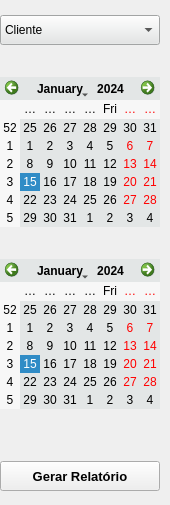
            <widget class="QWidget" name="page_historico">
             <property name="geometry">
              <rect>
               <x>0</x>
               <y>0</y>
               <width>170</width>
               <height>505</height>
              </rect>
             </property>
             <property name="layoutDirection">
              <enum>Qt::LeftToRight</enum>
             </property>
             <attribute name="label">
              <string>Histórico</string>
             </attribute>
             <layout class="QVBoxLayout" name="verticalLayout_5">
              <property name="spacing">
               <number>2</number>
              </property>
              <property name="leftMargin">
               <number>0</number>
              </property>
              <property name="topMargin">
               <number>5</number>
              </property>
              <property name="rightMargin">
               <number>10</number>
              </property>
              <property name="bottomMargin">
               <number>0</number>
              </property>
              <item>
               <widget class="QComboBox" name="comboBox_clientes_historico">
                <property name="minimumSize">
                 <size>
                  <width>0</width>
                  <height>30</height>
                 </size>
                </property>
                <property name="accessibleName">
                 <string notr="true"/>
                </property>
                <property name="accessibleDescription">
                 <string notr="true"/>
                </property>
                <property name="layoutDirection">
                 <enum>Qt::LeftToRight</enum>
                </property>
                <property name="styleSheet">
                 <string notr="true">background-color: rgb(227, 230, 230);

color: rgb(0,0,0);</string>
                </property>
                <item>
                 <property name="text">
                  <string notr="true">Cliente</string>
                 </property>
                </item>
               </widget>
              </item>
              <item>
               <spacer name="verticalSpacer_3">
                <property name="orientation">
                 <enum>Qt::Vertical</enum>
                </property>
                <property name="sizeType">
                 <enum>QSizePolicy::Fixed</enum>
                </property>
                <property name="sizeHint" stdset="0">
                 <size>
                  <width>20</width>
                  <height>20</height>
                 </size>
                </property>
               </spacer>
              </item>
              <item>
               <widget class="QCalendarWidget" name="calendar_inicio">
                <property name="maximumSize">
                 <size>
                  <width>160</width>
                  <height>150</height>
                 </size>
                </property>
                <property name="layoutDirection">
                 <enum>Qt::LeftToRight</enum>
                </property>
                <property name="styleSheet">
                 <string notr="true">background-color: rgb(227, 230, 230);
color: rgb(0, 0, 0);</string>
                </property>
               </widget>
              </item>
              <item>
               <spacer name="verticalSpacer_27">
                <property name="orientation">
                 <enum>Qt::Vertical</enum>
                </property>
                <property name="sizeType">
                 <enum>QSizePolicy::Fixed</enum>
                </property>
                <property name="sizeHint" stdset="0">
                 <size>
                  <width>20</width>
                  <height>20</height>
                 </size>
                </property>
               </spacer>
              </item>
              <item>
               <widget class="QCalendarWidget" name="calendar_fim">
                <property name="maximumSize">
                 <size>
                  <width>160</width>
                  <height>150</height>
                 </size>
                </property>
                <property name="styleSheet">
                 <string notr="true">background-color: rgb(227, 230, 230);
color: rgb(0, 0, 0);</string>
                </property>
               </widget>
              </item>
              <item>
               <spacer name="verticalSpacer_28">
                <property name="orientation">
                 <enum>Qt::Vertical</enum>
                </property>
                <property name="sizeType">
                 <enum>QSizePolicy::Fixed</enum>
                </property>
                <property name="sizeHint" stdset="0">
                 <size>
                  <width>20</width>
                  <height>40</height>
                 </size>
                </property>
               </spacer>
              </item>
              <item>
               <widget class="QPushButton" name="btn_gerar_relatorio">
                <property name="minimumSize">
                 <size>
                  <width>0</width>
                  <height>30</height>
                 </size>
                </property>
                <property name="font">
                 <font>
                  <pointsize>10</pointsize>
                  <weight>75</weight>
                  <bold>true</bold>
                 </font>
                </property>
                <property name="cursor">
                 <cursorShape>PointingHandCursor</cursorShape>
                </property>
                <property name="layoutDirection">
                 <enum>Qt::LeftToRight</enum>
                </property>
                <property name="styleSheet">
                 <string notr="true">QPushButton:hover{
	border-radius:5px;
	background-color: rgb(255, 255, 255);
}</string>
                </property>
                <property name="text">
                 <string>Gerar Relatório</string>
                </property>
               </widget>
              </item>
             </layout>
            </widget>
